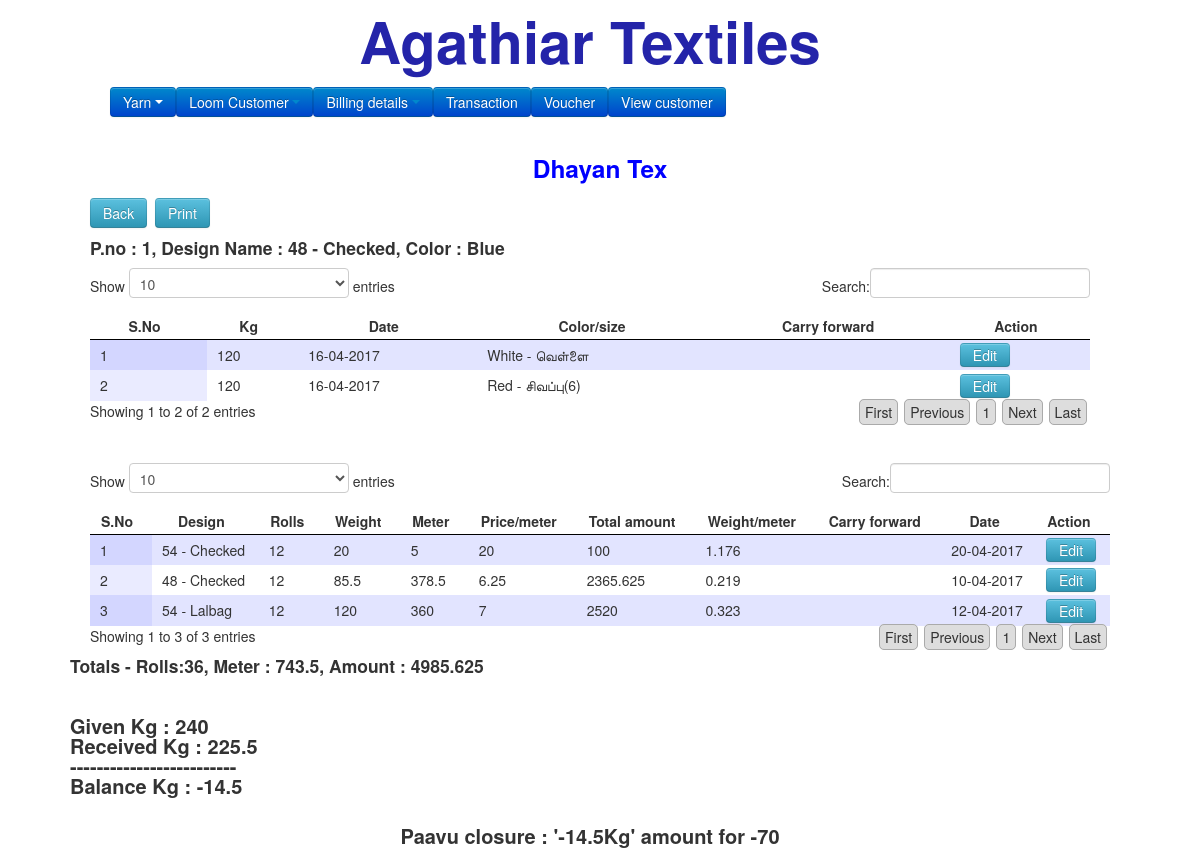
Page /paavudetails.php?userid=1&paavuid=1 on the committed database.
### tables this page shows
CREATE TABLE `users` (
  `id` int(50) NOT NULL,
  `name` varchar(50) NOT NULL,
  `emailid` varchar(50) NOT NULL,
  `mobileno` varchar(50) NOT NULL,
  `address` varchar(150) NOT NULL,
  `date` varchar(50) NOT NULL
);

CREATE TABLE `paavus` (
  `id` int(50) NOT NULL,
  `paavuno` int(20) NOT NULL,
  `name` varchar(50) NOT NULL,
  `userid` int(50) NOT NULL,
  `price` double NOT NULL,
  `date` timestamp NOT NULL DEFAULT CURRENT_TIMESTAMP,
  `color` varchar(50) NOT NULL,
  `status` int(10) NOT NULL,
  `statusupdate` varchar(50) NOT NULL,
  `carry_paavuid` int(20) NOT NULL,
  `closeamount` double NOT NULL
);

CREATE TABLE `designs` (
  `id` int(11) NOT NULL,
  `name` varchar(50) NOT NULL,
  `date` varchar(100) NOT NULL
);

CREATE TABLE `paavudetails` (
  `id` int(11) NOT NULL,
  `paavuid` int(11) NOT NULL,
  `carry_paavuid` int(10) NOT NULL,
  `kg` double NOT NULL,
  `color` int(11) NOT NULL,
  `date` varchar(50) NOT NULL,
  `printno` int(20) NOT NULL,
  `threadid` int(20) NOT NULL,
  `yarnprintno` int(20) NOT NULL
);

CREATE TABLE `color` (
  `id` int(50) NOT NULL,
  `name` text NOT NULL,
  `date` varchar(50) NOT NULL
);

CREATE TABLE `returnpavudetails` (
  `id` int(10) NOT NULL,
  `paavuid` int(10) NOT NULL,
  `carry_paavuid` int(10) NOT NULL,
  `roles` varchar(223) NOT NULL,
  `weight` double NOT NULL,
  `meter` double NOT NULL,
  `amount` double NOT NULL,
  `date` varchar(50) NOT NULL,
  `design` int(50) NOT NULL
);

### paavudetails.php (the view, shortened to what this page needs)
<?php
include('template/header.php');
$userid=$_REQUEST["userid"];
$paavuid=$_REQUEST["paavuid"];
$paavus = getSingleData('paavus',$paavuid);
$users = getSingleData('users',$userid);
?>
<div id="print">
<center><h3 style="color:blue;"><?php echo $users[0]['name']; ?></h3></center>
<div class="back"><a href="paavu.php?userid=<?php echo $userid; ?>"><input type="button" value="Back" class="btn btn-info"></a>&nbsp;&nbsp;<a href="javascript:void(0);" onclick="printTrigger();"><input type="button" value="Print" class="btn btn-info"></a></div>
<?php
$select=mysql_query("SELECT * FROM paavudetails where paavuid = {$paavuid} order by id desc");
?>
<h4>P.no : <?php echo $paavus[0]['paavuno']; ?>, Design Name : <?php echo getDataByName('designs', $paavus[0]['name'], 'name');  ?>, Color : <?php echo $paavus[0]['color']  ?></h4>
<div class="row container-fluid">
<div class="col-sm-12">
<table id="example" border="0">
<thead>
<tr>
<th>S.No</th>
<th>Kg</th>
<th>Date</th>
<th>Color/size</th>
<th>Carry forward</th>
<th>Action</th>
</tr>
</thead>
<tbody>
<?php
$sno = 1;
$addKg = 0;
$returnKg = 0;
while($fetch = mysql_fetch_assoc($select)) {
	$addKg = $addKg + $fetch["kg"];
	if($fetch["carry_paavuid"] != 0){
		$carry_paavus = getSingleData('paavus',$fetch["carry_paavuid"]);
		if(!empty($carry_paavus)) {
		$carryfor = "carry forward from: ".$carry_paavus[0]['paavuno']."-".getDataByName('designs', $carry_paavus[0]['name'], 'name');
		} else {
			$carryfor = '';
		}
	} else {
		$carryfor = '';
	}
echo "<tr><td>{$sno}</td><td>".$fetch["kg"]."</td><td>".date('d-m-Y',$fetch["date"])."</td><td>".getDataByName('color', $fetch["color"], 'name')."</td><td>".$carryfor."</td><td>"."<button class='btn btn-info cbtn' onclick=\"redirect('add_paavudetails.php?id=".$fetch["id"]."&paavuid=".$paavuid."&userid=".$userid."')\">Edit</button></td></tr>";
$sno++;
}
?>
</tbody>
</table>
</div>
</div>
<?php
$select=mysql_query("SELECT * FROM `returnpavudetails` where paavuid = {$paavuid} order by id desc");
?>
<table class="example" border="0">
<thead>
<tr>
<th>S.No</th>
<th>Design</th>
<th>Rolls</th>
<th>Weight</th>
<th>Meter</th>
<th>Price/meter</th>
<th>Total amount</th>
<th>Weight/meter</th>
<th>Carry forward</th>
<th>Date</th>
<th>Action</th>
</tr>
</thead>
<tbody>
<?php
$i = 1;
$totalroles = 0;
$totalmeter = 0;
$totalamount = 0;
while($fetch = mysql_fetch_assoc($select)) {
$returnKg = $returnKg+$fetch["weight"];
if($fetch["carry_paavuid"] != 0){
		$carry_paavus = getSingleData('paavus',$fetch["carry_paavuid"]);
		$carryfor = "carry forward from: ".$carry_paavus[0]['paavuno']."-".getDataByName('designs', $carry_paavus[0]['name'], 'name');
	} else {
		$carryfor = '';
	}
if(($fetch["meter"]+$fetch["roles"]) == 0){
	$meter = '';
}else{
	$meter = round($fetch["weight"]/($fetch["meter"]+$fetch["roles"]),3);
}
$totalroles = $totalroles + $fetch["roles"];
$totalmeter = $totalmeter + $fetch["meter"];
$totalamount = $totalamount + ($fetch["amount"]*$fetch["meter"]);
echo "<tr><td>".$i++."</td><td>".getDataByName('designs', $fetch["design"], 'name')."</td><td>".$fetch["roles"]."</td><td>".$fetch["weight"]."</td><td>".$fetch["meter"]."</td><td>".$fetch["amount"]."</td><td>".($fetch["amount"]*$fetch["meter"])."</td><td>".$meter."</td><td>".$carryfor."</td><td>".date('d-m-Y',$fetch["date"])."</td><td><button class='btn btn-info cbtn' onclick=\"redirect('return_paavudetails.php?id=".$fetch["id"]."&paavuid=".$paavuid."&userid=".$userid."')\">Edit</button></td></tr>";
}
?>
</tbody>
</table>
<br/>
<div class="row">
<h4>Totals -  Rolls:<?php echo $totalroles; ?>,  Meter : <?php echo $totalmeter; ?>,  Amount : <?php echo $totalamount; ?> </h4></div>
<div class="row" style="font-size:20px;padding-top:30px;font-weight:bold;">
Given Kg : <?php echo $addKg; ?><br/>
Received Kg : <?php echo $returnKg; ?><br/>
-------------------------<br/>
Balance Kg : <?php echo $returnKg-$addKg; ?>
</div>
<div class="row" align="center" style="font-size:20px;padding-top:30px;font-weight:bold;">
<?php
if($paavus[0]["status"] == 1 && $paavus[0]["statusupdate"] == 'close'){
	echo "Paavu closure : '".($returnKg-$addKg)."Kg' amount for ".$paavus[0]["closeamount"];
} else if($paavus[0]["status"] == 1) {
	$carry_paavus = getSingleData('paavus',$paavus[0]["carry_paavuid"]);
	$name = $carry_paavus[0]['paavuno']."-".getDataByName('designs', $carry_paavus[0]['name'], 'name');
	echo "Paavu carry forwarded : '".($returnKg-$addKg)."Kg' to {$name}";
}
?>
</body>
</html>

### rows in the picture
users: name "Dhayan Tex"
paavus: paavuno "1", name.name "48 - Checked", color "Blue", closeamount "-70"
paavudetails: kg "120", date "16-04-2017", color.name "White - வெள்ளை"
paavudetails: kg "120", date "16-04-2017", color.name "Red - சிவப்பு(6)"
returnpavudetails: design.name "54 - Checked", roles "12", weight "20", meter "5", amount "20", $fetch["amount"]*$fetch["meter"] "100", meter "1.176", date "20-04-2017"
returnpavudetails: design.name "48 - Checked", roles "12", weight "85.5", meter "378.5", amount "6.25", $fetch["amount"]*$fetch["meter"] "2365.625", meter "0.219", date "10-04-2017"
returnpavudetails: design.name "54 - Lalbag", roles "12", weight "120", meter "360", amount "7", $fetch["amount"]*$fetch["meter"] "2520", meter "0.323", date "12-04-2017"

### other values in the picture
$totalroles "36"
$totalmeter "743.5"
$totalamount "4985.625"
$addKg "240"
$returnKg "225.5"
$returnKg-$addKg "-14.5"
